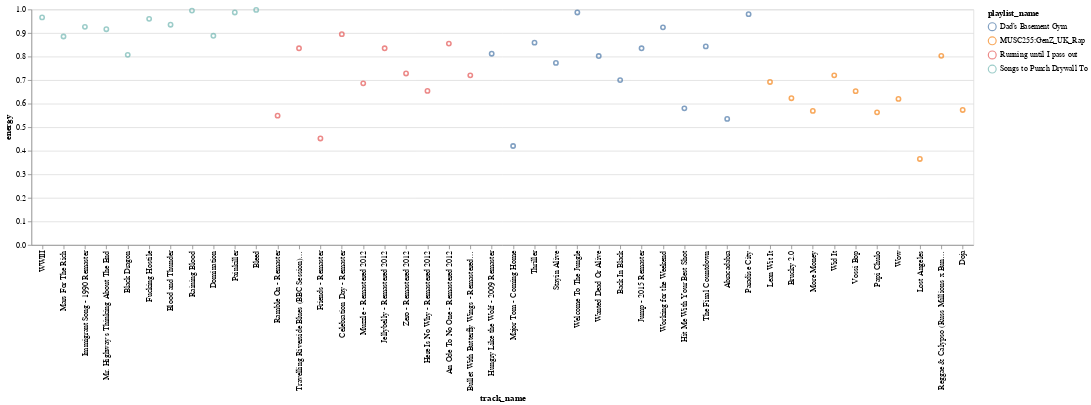

The notebook cell saved with this chart:
### Code cell
# charting energy for four physical activity playlists
alt.Chart(four_activity_playlists).mark_point().encode(
    x=alt.X("track_name", sort=None),
    y='energy',
    color="playlist_name",
    tooltip=["artist", "track_name", "playlist_name"]
).properties(
    width=1200
)

### Figure 1 — Vega-Lite specification as saved in the notebook (floating-point values rounded to 4 significant figures)
{"config": {"view": {"continuousWidth": 400, "continuousHeight": 300}}, "data": {"name": "data-4c66ae467f10652abc5c7002577821fb"}, "mark": "point", "encoding": {"color": {"type": "nominal", "field": "playlist_name"}, "tooltip": [{"type": "nominal", "field": "artist"}, {"type": "nominal", "field": "track_name"}, {"type": "nominal", "field": "playlist_name"}], "x": {"type": "nominal", "field": "track_name", "sort": null}, "y": {"type": "quantitative", "field": "energy"}}, "width": 1200, "$schema": "https://vega.github.io/schema/vega-lite/v4.8.1.json", "datasets": {"data-4c66ae467f10652abc5c7002577821fb": [{"artist": "KMFDM", "album": "WWIII", "track_name": "WWIII", "track_id": "5jHYEOabEw2RSwOzf8nQPn", "danceability": 0.534, "energy": 0.966, "key": 7, "loudness": -6.597, "mode": 1, "speechiness": 0.0688, "instrumentalness": 0.104, "liveness": 0.436, "valence": 0.171, "tempo": 140.0, "duration_ms": 298707, "time_signature": 4, "playlist_name": "Songs to Punch Drywall To", "Author": "Everyone"}, {"artist": "King Gizzard & The Lizard Wizard", "album": "Infest The Rats' Nest", "track_name": "Mars For The Rich", "track_id": "4lV1tx0EdlIChOw7Kz7fP0", "danceability": 0.269, "energy": 0.885, "key": 11, "loudness": -5.938, "mode": 0, "speechiness": 0.0948, "instrumentalness": 0.795, "liveness": 0.132, "valence": 0.325, "tempo": 129.2, "duration_ms": 251720, "time_signature": 4, "playlist_name": "Songs to Punch Drywall To", "Author": "Everyone"}, {"artist": "Led Zeppelin", "album": "Led Zeppelin III (1994 Remaster)", "track_name": "Immigrant Song - 1990 Remaster", "track_id": "6kjlvJLh2DBsSQtqVzFh8I", "danceability": 0.574, "energy": 0.926, "key": 11, "loudness": -10.79, "mode": 1, "speechiness": 0.0562, "instrumentalness": 0.478, "liveness": 0.386, "valence": 0.609, "tempo": 113.1, "duration_ms": 145067, "time_signature": 4, "playlist_name": "Songs to Punch Drywall To", "Author": "Everyone"}, {"artist": "A Day To Remember", "album": "Homesick", "track_name": "Mr. Highway's Thinking About The End", "track_id": "3VnBhHJdT7p05Wtenu4fmt", "danceability": 0.301, "energy": 0.916, "key": 10, "loudness": -6.218, "mode": 0, "speechiness": 0.0919, "instrumentalness": 1.84e-05, "liveness": 0.293, "valence": 0.451, "tempo": 150.1, "duration_ms": 255827, "time_signature": 4, "playlist_name": "Songs to Punch Drywall To", "Author": "Everyone"}, {"artist": "The Vines", "album": "Future Primitive", "track_name": "Black Dragon", "track_id": "2Z8EqEtv0CxT6Jfzfdhtbf", "danceability": 0.191, "energy": 0.807, "key": 0, "loudness": -4.726, "mode": 1, "speechiness": 0.0426, "instrumentalness": 0.897, "liveness": 0.158, "valence": 0.246, "tempo": 138.7, "duration_ms": 208747, "time_signature": 4, "playlist_name": "Songs to Punch Drywall To", "Author": "Everyone"}, {"artist": "Pantera", "album": "Vulgar Display of Power", "track_name": "Fucking Hostile", "track_id": "5RU50TPTgtxJLFNunUS2p5", "danceability": 0.479, "energy": 0.96, "key": 6, "loudness": -9.551, "mode": 0, "speechiness": 0.0991, "instrumentalness": 4.62e-05, "liveness": 0.208, "valence": 0.506, "tempo": 93.87, "duration_ms": 168600, "time_signature": 4, "playlist_name": "Songs to Punch Drywall To", "Author": "Everyone"}, {"artist": "Mastodon", "album": "Leviathan", "track_name": "Blood and Thunder", "track_id": "3jagGO7eHHuaD53ibehkux", "danceability": 0.364, "energy": 0.935, "key": 2, "loudness": -6.548, "mode": 1, "speechiness": 0.0724, "instrumentalness": 0.729, "liveness": 0.0317, "valence": 0.478, "tempo": 92.72, "duration_ms": 228587, "time_signature": 4, "playlist_name": "Songs to Punch Drywall To", "Author": "Everyone"}, {"artist": "Slayer", "album": "Reign In Blood", "track_name": "Raining Blood", "track_id": "01Mpj13vURSO3cCLprPt5T", "danceability": 0.294, "energy": 0.995, "key": 1, "loudness": -4.383, "mode": 0, "speechiness": 0.168, "instrumentalness": 0.331, "liveness": 0.128, "valence": 0.0379, "tempo": 88.78, "duration_ms": 254400, "time_signature": 4, "playlist_name": "Songs to Punch Drywall To", "Author": "Everyone"}, {"artist": "Pantera", "album": "Cowboys from Hell", "track_name": "Domination", "track_id": "769cLRTw2y6KRdkFWFkxtu", "danceability": 0.372, "energy": 0.888, "key": 2, "loudness": -5.88, "mode": 1, "speechiness": 0.0943, "instrumentalness": 0.00442, "liveness": 0.115, "valence": 0.555, "tempo": 141.4, "duration_ms": 305293, "time_signature": 4, "playlist_name": "Songs to Punch Drywall To", "Author": "Everyone"}, {"artist": "Judas Priest", "album": "Painkiller", "track_name": "Painkiller", "track_id": "0L7zm6afBEtrNKo6C6Gj08", "danceability": 0.435, "energy": 0.987, "key": 1, "loudness": -4.667, "mode": 0, "speechiness": 0.16, "instrumentalness": 0.0847, "liveness": 0.268, "valence": 0.101, "tempo": 103.2, "duration_ms": 365827, "time_signature": 4, "playlist_name": "Songs to Punch Drywall To", "Author": "Everyone"}, {"artist": "Meshuggah", "album": "ObZen", "track_name": "Bleed", "track_id": "4E6wpXABj8XosZEPXZz2OK", "danceability": 0.242, "energy": 0.998, "key": 11, "loudness": -5.64, "mode": 1, "speechiness": 0.0894, "instrumentalness": 0.88, "liveness": 0.284, "valence": 0.18, "tempo": 114.6, "duration_ms": 442733, "time_signature": 4, "playlist_name": "Songs to Punch Drywall To", "Author": "Everyone"}, {"artist": "Led Zeppelin", "album": "Led Zeppelin II (Remaster)", "track_name": "Ramble On - Remaster", "track_id": "1oCOp1kVAgNlXX9Tx9mvzq", "danceability": 0.456, "energy": 0.549, "key": 4, "loudness": -13.11, "mode": 1, "speechiness": 0.0343, "instrumentalness": 0.00227, "liveness": 0.0877, "valence": 0.834, "tempo": 98.58, "duration_ms": 274010, "time_signature": 4, "playlist_name": "Running until I pass out", "Author": "Everyone"}, {"artist": "Led Zeppelin", "album": "Coda (Deluxe Edition)", "track_name": "Travelling Riverside Blues (BBC Session) - Remastered", "track_id": "3dCarMp6T3GsKCspJgeD0a", "danceability": 0.467, "energy": 0.835, "key": 7, "loudness": -7.084, "mode": 1, "speechiness": 0.0642, "instrumentalness": 0.000184, "liveness": 0.26, "valence": 0.639, "tempo": 91.6, "duration_ms": 311640, "time_signature": 4, "playlist_name": "Running until I pass out", "Author": "Everyone"}, {"artist": "Led Zeppelin", "album": "Led Zeppelin III (Remaster)", "track_name": "Friends - Remaster", "track_id": "7jP44G0vKQLkfJ3x19pqPn", "danceability": 0.257, "energy": 0.452, "key": 7, "loudness": -12.37, "mode": 1, "speechiness": 0.0349, "instrumentalness": 0.0996, "liveness": 0.38, "valence": 0.271, "tempo": 83.55, "duration_ms": 233901, "time_signature": 1, "playlist_name": "Running until I pass out", "Author": "Everyone"}, {"artist": "Led Zeppelin", "album": "Led Zeppelin III (Remaster)", "track_name": "Celebration Day - Remaster", "track_id": "78MXICbE7bD4cuPKFh1EFO", "danceability": 0.453, "energy": 0.895, "key": 2, "loudness": -9.143, "mode": 1, "speechiness": 0.0649, "instrumentalness": 0.00128, "liveness": 0.299, "valence": 0.446, "tempo": 128.3, "duration_ms": 210227, "time_signature": 4, "playlist_name": "Running until I pass out", "Author": "Everyone"}, {"artist": "The Smashing Pumpkins", "album": "Mellon Collie And The Infinite Sadness (Deluxe Edition)", "track_name": "Muzzle - Remastered 2012", "track_id": "6UuGRkwfLwBAfmHktU9GNA", "danceability": 0.278, "energy": 0.686, "key": 10, "loudness": -8.731, "mode": 0, "speechiness": 0.034, "instrumentalness": 0.822, "liveness": 0.0939, "valence": 0.334, "tempo": 91.85, "duration_ms": 223920, "time_signature": 4, "playlist_name": "Running until I pass out", "Author": "Everyone"}, {"artist": "The Smashing Pumpkins", "album": "Mellon Collie And The Infinite Sadness (Deluxe Edition)", "track_name": "Jellybelly - Remastered 2012", "track_id": "6912SIXb1G9ql3quOxeCaa", "danceability": 0.209, "energy": 0.835, "key": 1, "loudness": -8.158, "mode": 1, "speechiness": 0.0569, "instrumentalness": 0.873, "liveness": 0.191, "valence": 0.506, "tempo": 117.0, "duration_ms": 181533, "time_signature": 4, "playlist_name": "Running until I pass out", "Author": "Everyone"}, {"artist": "The Smashing Pumpkins", "album": "Mellon Collie And The Infinite Sadness (Deluxe Edition)", "track_name": "Zero - Remastered 2012", "track_id": "4YFcGTdgmEuw8xTO4XrxbB", "danceability": 0.438, "energy": 0.728, "key": 8, "loudness": -7.105, "mode": 1, "speechiness": 0.0458, "instrumentalness": 0.57, "liveness": 0.0509, "valence": 0.701, "tempo": 128.0, "duration_ms": 160173, "time_signature": 4, "playlist_name": "Running until I pass out", "Author": "Everyone"}, {"artist": "The Smashing Pumpkins", "album": "Mellon Collie And The Infinite Sadness (Deluxe Edition)", "track_name": "Here Is No Why - Remastered 2012", "track_id": "5INe9EN6cNF6axQ4A4BQfy", "danceability": 0.319, "energy": 0.654, "key": 8, "loudness": -7.063, "mode": 1, "speechiness": 0.0334, "instrumentalness": 0.895, "liveness": 0.136, "valence": 0.602, "tempo": 79.6, "duration_ms": 225120, "time_signature": 4, "playlist_name": "Running until I pass out", "Author": "Everyone"}, {"artist": "The Smashing Pumpkins", "album": "Mellon Collie And The Infinite Sadness (Deluxe Edition)", "track_name": "An Ode To No One - Remastered 2012", "track_id": "6W9nK2wPyJklgDVf0AQcPO", "danceability": 0.362, "energy": 0.855, "key": 5, "loudness": -8.806, "mode": 0, "speechiness": 0.0743, "instrumentalness": 0.83, "liveness": 0.137, "valence": 0.215, "tempo": 124.4, "duration_ms": 291733, "time_signature": 4, "playlist_name": "Running until I pass out", "Author": "Everyone"}, {"artist": "The Smashing Pumpkins", "album": "Mellon Collie And The Infinite Sadness (Deluxe Edition)", "track_name": "Bullet With Butterfly Wings - Remastered 2012", "track_id": "6GtX0jaNL8IjVQfrDBx81z", "danceability": 0.404, "energy": 0.72, "key": 10, "loudness": -9.18, "mode": 0, "speechiness": 0.0623, "instrumentalness": 0.836, "liveness": 0.0466, "valence": 0.475, "tempo": 121.9, "duration_ms": 258467, "time_signature": 4, "playlist_name": "Running until I pass out", "Author": "Everyone"}, {"artist": "Duran Duran", "album": "Rio (Collector's Edition)", "track_name": "Hungry Like the Wolf - 2009 Remaster", "track_id": "39lSeqnyjZJejRuaREfyLL", "danceability": 0.691, "energy": 0.812, "key": 0, "loudness": -7.772, "mode": 1, "speechiness": 0.0558, "instrumentalness": 1.16e-06, "liveness": 0.299, "valence": 0.685, "tempo": 127.6, "duration_ms": 220627, "time_signature": 4, "playlist_name": "Dad’s Basement Gym", "Author": "Everyone"}, {"artist": "Peter Schilling", "album": "The Different Story (World Of Lust And Crime)", "track_name": "Major Tom - Coming Home", "track_id": "709ffFK4o4MtG1NKoLvOma", "danceability": 0.787, "energy": 0.42, "key": 4, "loudness": -14.32, "mode": 0, "speechiness": 0.0645, "instrumentalness": 0.164, "liveness": 0.169, "valence": 0.838, "tempo": 161.2, "duration_ms": 301373, "time_signature": 4, "playlist_name": "Dad’s Basement Gym", "Author": "Everyone"}, {"artist": "Michael Jackson", "album": "Thriller 25 Super Deluxe Edition", "track_name": "Thriller", "track_id": "3S2R0EVwBSAVMd5UMgKTL0", "danceability": 0.773, "energy": 0.859, "key": 11, "loudness": -4.913, "mode": 1, "speechiness": 0.0747, "instrumentalness": 0.000187, "liveness": 0.914, "valence": 0.813, "tempo": 118.5, "duration_ms": 357267, "time_signature": 4, "playlist_name": "Dad’s Basement Gym", "Author": "Everyone"}, {"artist": "Bee Gees", "album": "How Can You Mend A Broken Heart", "track_name": "Stayin Alive", "track_id": "5ubvP9oKmxLUVq506fgLhk", "danceability": 0.702, "energy": 0.773, "key": 10, "loudness": -9.256, "mode": 0, "speechiness": 0.0343, "instrumentalness": 0.00871, "liveness": 0.147, "valence": 0.953, "tempo": 103.6, "duration_ms": 285373, "time_signature": 4, "playlist_name": "Dad’s Basement Gym", "Author": "Everyone"}, {"artist": "Guns N' Roses", "album": "Appetite For Destruction", "track_name": "Welcome To The Jungle", "track_id": "0G21yYKMZoHa30cYVi1iA8", "danceability": 0.453, "energy": 0.987, "key": 8, "loudness": -4.485, "mode": 1, "speechiness": 0.0889, "instrumentalness": 0.283, "liveness": 0.268, "valence": 0.316, "tempo": 123.5, "duration_ms": 273480, "time_signature": 4, "playlist_name": "Dad’s Basement Gym", "Author": "Everyone"}, {"artist": "Bon Jovi", "album": "Slippery When Wet", "track_name": "Wanted Dead Or Alive", "track_id": "0oerlffJSzhRVvtDfLcp3N", "danceability": 0.252, "energy": 0.802, "key": 7, "loudness": -3.976, "mode": 1, "speechiness": 0.0391, "instrumentalness": 0.0146, "liveness": 0.309, "valence": 0.253, "tempo": 150.1, "duration_ms": 308667, "time_signature": 4, "playlist_name": "Dad’s Basement Gym", "Author": "Everyone"}, {"artist": "AC/DC", "album": "Back In Black", "track_name": "Back In Black", "track_id": "08mG3Y1vljYA6bvDt4Wqkj", "danceability": 0.31, "energy": 0.7, "key": 9, "loudness": -5.678, "mode": 1, "speechiness": 0.047, "instrumentalness": 0.00965, "liveness": 0.0828, "valence": 0.763, "tempo": 188.4, "duration_ms": 255493, "time_signature": 4, "playlist_name": "Dad’s Basement Gym", "Author": "Everyone"}, {"artist": "Van Halen", "album": "1984 (Remastered)", "track_name": "Jump - 2015 Remaster", "track_id": "7N3PAbqfTjSEU1edb2tY8j", "danceability": 0.572, "energy": 0.835, "key": 0, "loudness": -6.219, "mode": 1, "speechiness": 0.0317, "instrumentalness": 0.000377, "liveness": 0.0702, "valence": 0.795, "tempo": 130.0, "duration_ms": 241600, "time_signature": 4, "playlist_name": "Dad’s Basement Gym", "Author": "Everyone"}, {"artist": "Loverboy", "album": "We Are The '80s", "track_name": "Working for the Weekend", "track_id": "0sgDEFq9oeC8ueOK0mR5IA", "danceability": 0.526, "energy": 0.924, "key": 7, "loudness": -5.591, "mode": 1, "speechiness": 0.0391, "instrumentalness": 0.000728, "liveness": 0.598, "valence": 0.793, "tempo": 147.3, "duration_ms": 220707, "time_signature": 4, "playlist_name": "Dad’s Basement Gym", "Author": "Everyone"}, {"artist": "Pat Benatar", "album": "Crimes Of Passion", "track_name": "Hit Me With Your Best Shot", "track_id": "0vOkmmJEtjuFZDzrQSFzEE", "danceability": 0.741, "energy": 0.58, "key": 4, "loudness": -9.05, "mode": 1, "speechiness": 0.0304, "instrumentalness": 3.31e-05, "liveness": 0.212, "valence": 0.944, "tempo": 127.4, "duration_ms": 171267, "time_signature": 4, "playlist_name": "Dad’s Basement Gym", "Author": "Everyone"}, {"artist": "Europe", "album": "The Final Countdown (Expanded Edition)", "track_name": "The Final Countdown", "track_id": "3MrRksHupTVEQ7YbA0FsZK", "danceability": 0.529, "energy": 0.843, "key": 6, "loudness": -6.908, "mode": 0, "speechiness": 0.0616, "instrumentalness": 0.000827, "liveness": 0.0608, "valence": 0.188, "tempo": 117.7, "duration_ms": 310333, "time_signature": 4, "playlist_name": "Dad’s Basement Gym", "Author": "Everyone"}, {"artist": "Steve Miller Band", "album": "Abracadabra", "track_name": "Abracadabra", "track_id": "2E2ZVy2fxslpAUgbb4zu84", "danceability": 0.791, "energy": 0.535, "key": 9, "loudness": -13.26, "mode": 0, "speechiness": 0.0355, "instrumentalness": 1.96e-06, "liveness": 0.156, "valence": 0.963, "tempo": 127.5, "duration_ms": 308373, "time_signature": 4, "playlist_name": "Dad’s Basement Gym", "Author": "Everyone"}, {"artist": "Guns N' Roses", "album": "Appetite For Destruction", "track_name": "Paradise City", "track_id": "6eN1f9KNmiWEhpE2RhQqB5", "danceability": 0.268, "energy": 0.98, "key": 11, "loudness": -5.958, "mode": 1, "speechiness": 0.103, "instrumentalness": 0.00709, "liveness": 0.182, "valence": 0.395, "tempo": 100.3, "duration_ms": 405600, "time_signature": 4, "playlist_name": "Dad’s Basement Gym", "Author": "Everyone"}, {"artist": "Abra Cadabra", "album": "Lean Wit It", "track_name": "Lean Wit It", "track_id": "1NFfmOAVWhY6rCnU8x8nqB", "danceability": 0.585, "energy": 0.692, "key": 9, "loudness": -5.906, "mode": 1, "speechiness": 0.4, "instrumentalness": 0, "liveness": 0.408, "valence": 0.584, "tempo": 144.8, "duration_ms": 202199, "time_signature": 4, "playlist_name": "MUSC255:GenZ_UK_Rap", "Author": "Everyone"}, {"artist": "SR", "album": "Brucky 2.0", "track_name": "Brucky 2.0", "track_id": "7tTcleU0z0VpBaGWlBdIko", "danceability": 0.816, "energy": 0.623, "key": 2, "loudness": -9.811, "mode": 1, "speechiness": 0.457, "instrumentalness": 0, "liveness": 0.688, "valence": 0.708, "tempo": 145.1, "duration_ms": 185652, "time_signature": 4, "playlist_name": "MUSC255:GenZ_UK_Rap", "Author": "Everyone"}, {"artist": "Meekz", "album": "More Money", "track_name": "More Money", "track_id": "0ZLhqWBAhobSU4bTvKdM2K", "danceability": 0.626, "energy": 0.569, "key": 8, "loudness": -4.06, "mode": 1, "speechiness": 0.25, "instrumentalness": 1.58e-05, "liveness": 0.145, "valence": 0.276, "tempo": 90.8, "duration_ms": 221538, "time_signature": 4, "playlist_name": "MUSC255:GenZ_UK_Rap", "Author": "Everyone"}, {"artist": "Tion Wayne", "album": "Wid It", "track_name": "Wid It", "track_id": "4Go2u6SexdY2Qxo0oHMIzE", "danceability": 0.768, "energy": 0.72, "key": 11, "loudness": -6.528, "mode": 0, "speechiness": 0.23, "instrumentalness": 0, "liveness": 0.201, "valence": 0.49, "tempo": 140.0, "duration_ms": 181059, "time_signature": 4, "playlist_name": "MUSC255:GenZ_UK_Rap", "Author": "Everyone"}, {"artist": "Stormzy", "album": "Vossi Bop", "track_name": "Vossi Bop", "track_id": "44ZJ4hLD5onikKsVLQaILr", "danceability": 0.682, "energy": 0.653, "key": 8, "loudness": -6.062, "mode": 1, "speechiness": 0.339, "instrumentalness": 0.00116, "liveness": 0.129, "valence": 0.428, "tempo": 188.1, "duration_ms": 196267, "time_signature": 4, "playlist_name": "MUSC255:GenZ_UK_Rap", "Author": "Everyone"}, {"artist": "Octavian", "album": "Papi Chulo", "track_name": "Papi Chulo", "track_id": "6Juv5N0dNU1imms9c9u1dA", "danceability": 0.866, "energy": 0.563, "key": 11, "loudness": -6.964, "mode": 0, "speechiness": 0.108, "instrumentalness": 0, "liveness": 0.0889, "valence": 0.307, "tempo": 128.0, "duration_ms": 161668, "time_signature": 4, "playlist_name": "MUSC255:GenZ_UK_Rap", "Author": "Everyone"}, {"artist": "Tion Wayne", "album": "Wow", "track_name": "Wow", "track_id": "1zEtEb820Vwe9giuUFXH7H", "danceability": 0.811, "energy": 0.62, "key": 10, "loudness": -4.82, "mode": 0, "speechiness": 0.43, "instrumentalness": 0, "liveness": 0.211, "valence": 0.638, "tempo": 139.9, "duration_ms": 173571, "time_signature": 4, "playlist_name": "MUSC255:GenZ_UK_Rap", "Author": "Everyone"}, {"artist": "Skiifall", "album": "WOIIYOIE TAPES Vol.1", "track_name": "Lost Angeles", "track_id": "7HcXYiiZVtXm8lt4AYffm7", "danceability": 0.923, "energy": 0.365, "key": 0, "loudness": -8.487, "mode": 0, "speechiness": 0.222, "instrumentalness": 0, "liveness": 0.115, "valence": 0.689, "tempo": 138.0, "duration_ms": 187200, "time_signature": 4, "playlist_name": "MUSC255:GenZ_UK_Rap", "Author": "Everyone"}, {"artist": "Russ Millions", "album": "One Of A Kind Music Presents: Reggae & Calypso (Russ Millions x Buni x YV)", "track_name": "Reggae & Calypso (Russ Millions x Buni x YV)", "track_id": "3FMedgGsLUNwx8NciePFEK", "danceability": 0.759, "energy": 0.803, "key": 1, "loudness": -6.77, "mode": 0, "speechiness": 0.277, "instrumentalness": 0, "liveness": 0.362, "valence": 0.895, "tempo": 141.0, "duration_ms": 141277, "time_signature": 4, "playlist_name": "MUSC255:GenZ_UK_Rap", "Author": "Everyone"}, {"artist": "Central Cee", "album": "Doja", "track_name": "Doja", "track_id": "3LtpKP5abr2qqjunvjlX5i", "danceability": 0.911, "energy": 0.573, "key": 6, "loudness": -7.43, "mode": 1, "speechiness": 0.288, "instrumentalness": 0, "liveness": 0.403, "valence": 0.972, "tempo": 140.0, "duration_ms": 97393, "time_signature": 4, "playlist_name": "MUSC255:GenZ_UK_Rap", "Author": "Everyone"}]}}
